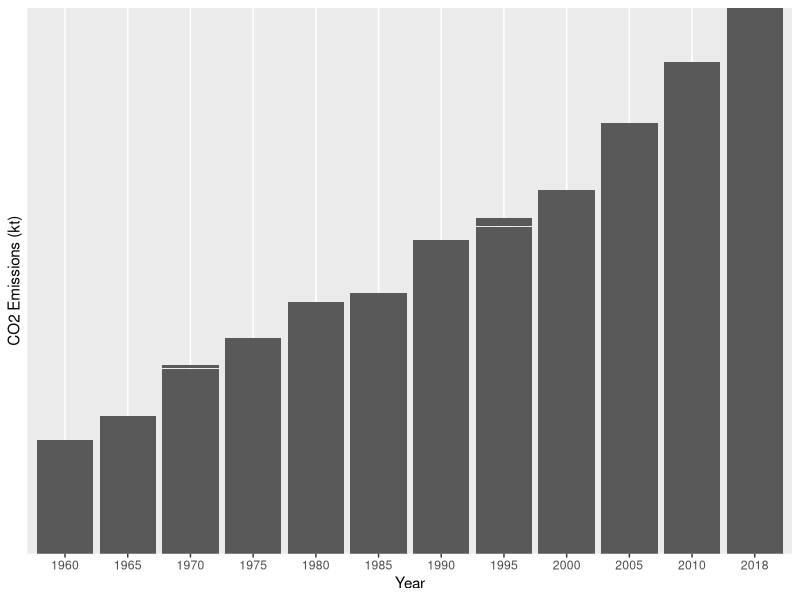
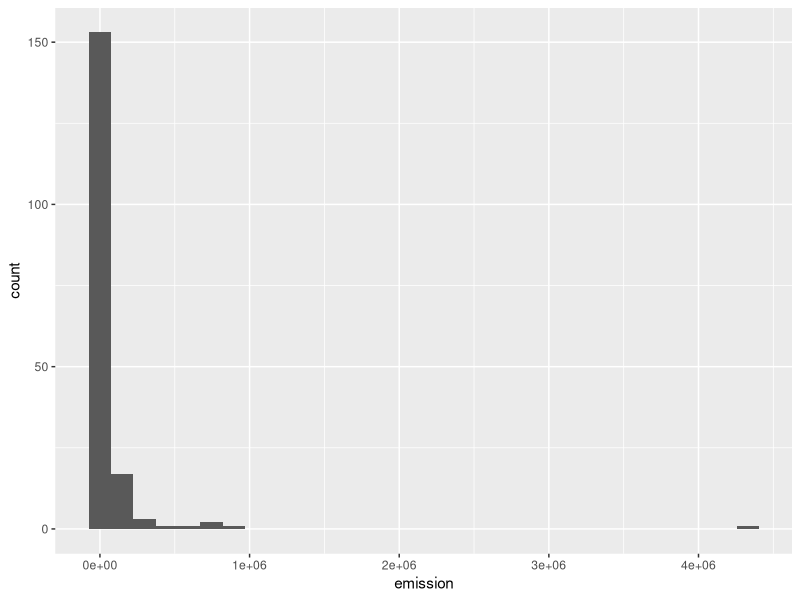
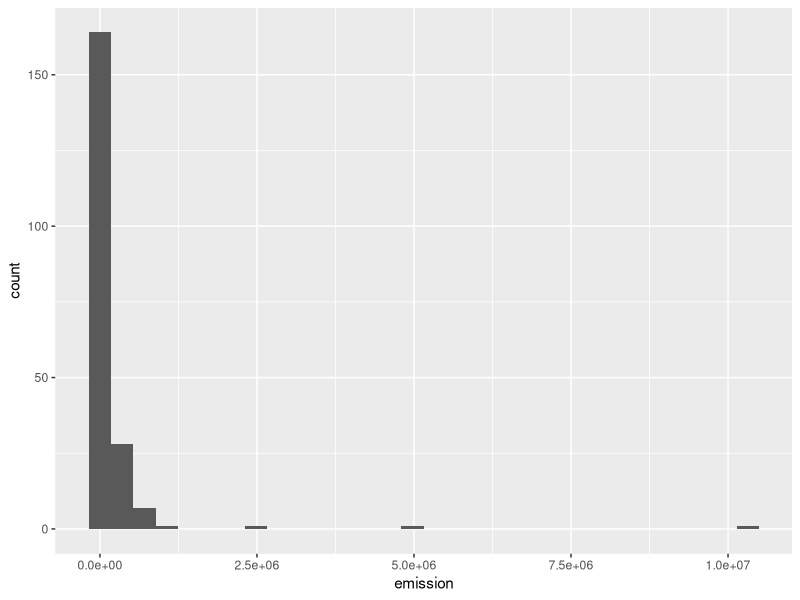

The R source for these figures, in order: (Note: this script raises an error after producing the figures.)
library(dplyr)
library(ggplot2)
library(data.table)
library(tidyr)
emissions <- fread("./co2_emissions.csv", header=T)
renewable <- fread("./renewable_energy.csv" , header = T) # <- % of total energy that comes from renewable sources
renew_kwh <- fread("./total_renewable_kwh.csv" , header = T) # <- Total energy (KwH) that comes from renewable sources
gdp <- fread('./gdp.csv', header = T)
pop <- fread('./population.csv', header=T)


####Prepare and plot Emissions data ---------------------------------------------------------

x = emissions %>%
    pivot_longer(cols = (starts_with('19') | starts_with('20')), names_to = 'year' , values_to = 'emission') %>%
    pivot_longer(cols = country_name, values_to = 'country') 


g = ggplot(data = x, aes(x = year))
g+ geom_bar(aes(y = emission),stat = 'identity') + 
  scale_y_discrete(name = 'CO2 Emissions (kt)')+ 
  scale_x_discrete(name = "Year", limits = c('1960','1965', '1970',
                                             '1975', '1980','1985' ,'1990',
                                             '1995', '2000','2005','2010','2018'))



###Test a specific year of emissions data to make sure it will filter properly with user input---------------------
histogram_1970 = emissions %>%
  pivot_longer(cols = (starts_with('19') | starts_with('20')), names_to = 'year' , values_to = 'emission') %>%
  pivot_longer(cols = country_name, values_to = 'country') %>%
  filter(year == '1970')

histogram_2018 = emissions %>%
  pivot_longer(cols = (starts_with('19') | starts_with('20')), names_to = 'year' , values_to = 'emission') %>%
  pivot_longer(cols = country_name, values_to = 'country') %>%
  filter(year == '2018')

hist = ggplot(data = histogram_1970, aes(emission))
hist+geom_histogram()

hist2 = ggplot(data = histogram_2018, aes(emission))
hist2+geom_histogram()



##### Break up emissions data into quartiles and prepare to graph ----------------------

emissions$quartile = ntile(emissions$"2018", 4)

y = emissions %>%
  pivot_longer(cols = (starts_with('19') | starts_with('20')), names_to = 'year' , values_to = 'emission') %>%
  pivot_longer(cols = country_name, values_to = 'country') %>%


  
  
### prepare population data for EDA --------------------------------
population <- fread("./population.csv", header=T)

pop = population %>%
  pivot_longer(cols = (starts_with('19') | starts_with('20')), names_to = 'year' , values_to = 'population') 
pop[,6] = sapply(pop[,6],as.numeric)

d = ggplot(data = pop, aes(x = year))
d+ geom_bar(aes(y = population),stat = 'identity') + 
  scale_y_discrete(name = 'CO2 Emissions (kt)')+ 
  scale_x_discrete(name = "Year", limits = c('1960','1965', '1970',
                                             '1975', '1980','1985' ,'1990',
                                             '1995', '2000','2005','2010','2018'))


### prepare gdp data for EDA --------------------------------

gdp <- fread("./gdp.csv", header=T)

gdp2 = gdp %>% 
  pivot_longer(cols = (starts_with('19') | starts_with('20')), names_to = 'year' , values_to = 'gdp') 

gdp_bar_chart = ggplot(data = gdp2, aes(x = year))
gdp_bar_chart + geom_bar(aes(y = gdp),stat = 'identity') + 
  scale_y_discrete(name = 'CO2 Emissions (kt)')+ 
  scale_x_discrete(name = "Year", limits = c('1960','1965', '1970',
                                             '1975', '1980','1985' ,'1990',
                                             '1995', '2000','2005','2010','2018'))



#### Create quartile information and graph ------------------- 
e = emissions
View(e)

e$quintile <- ntile(e$"2018" , 5)
View(e)
e = select(e, -1:-4)

quints = e %>% 
  pivot_longer(cols = (starts_with('19') | starts_with('20')), names_to = 'year' , values_to = 'emission') %>%
  arrange("2018")
View(quints)


emis_line = ggplot(data = na.omit(quints), aes(x = year, y = emission, fill = as.factor(quintile)))
emis_line + geom_bar(stat = 'identity', position = 'dodge') +
  scale_y_discrete(name = 'CO2 Emissions (kt)')+
  scale_x_discrete(name = "Year",limits = c('1960','1965', '1970',
                                                      '1975', '1980','1985' ,'1990',
                                                      '1995', '2000','2005','2010','2018')) + coord_flip()


e = emissions
e$quintile <- ntile(e$"2018" , 5)
View(e)

quints = e %>% 
  pivot_longer(cols = (starts_with('19') | starts_with('20')), names_to = 'year' , values_to = 'emission') %>%
  filter(quintile == 5)%>% filter(year == "2012")



emis_line = ggplot(data = na.omit(quints), aes(x = country_name, y = emission))
emis_line + geom_bar(stat = 'identity', position = 'dodge') +
  scale_y_discrete(name = 'CO2 Emissions (kt)')+
  scale_x_discrete(name = "Country") + coord_flip()






# Create percentage of emission by grouped quartile ------------

e = emissions
e$quintile <- ntile(e$"2018" , 5)

e = e %>% 
  pivot_longer(cols = (starts_with('19') | starts_with('20')), names_to = 'year' , values_to = 'emission') 

total_emissions = sum(na.omit(emissions$"2018"))

v = e %>%
  group_by(quintile, year) %>% 
  summarise(percent_of_emission = (sum(emission)/total_emissions)*100) %>% 
  filter(year == "2018") 
                                            

percent_by_quintile= ggplot(data = na.omit(v), aes(x = as.factor(quintile), y = percent_of_emission))
percent_by_quintile + geom_bar(stat = 'identity', position = 'dodge')
  





###Renewable energy -------

ren = renew_kwh %>%
  pivot_longer(cols = (starts_with('19') | starts_with('20')), names_to = 'year' , values_to = 'kwh_renewable') %>%
  pivot_longer(cols = country_name, values_to = 'country') 

renew_bar_chart = ggplot(data = ren, aes(x = year, y =kwh_renewable ))
renew_bar_chart + geom_bar(stat = 'identity') +
  scale_x_discrete(name = "Year", limits = c('1990',
                                             '1995', '2000','2005','2010','2015'))

#### Join emissions and renewable energy dataset to see which segments are using
### the most renewable energy -----------------


e = emissions
e$quintile <- ntile(e$"2015" , 10)
e <- e %>%
  select(country_code, "2015", quintile)
e = e %>% rename(emissions = "2015")
View(e)
renew_for_merge = renew_kwh
rnm = renew_for_merge %>%
  select(country_name, country_code, "2015")
rnm = rnm %>% rename(renewable_energy = "2015" )

renew_and_emission = merge(e, rnm, by = 'country_code')

gg = ggplot(data = na.omit(renew_and_emission), aes(x = as.factor(quintile), y = renewable_energy, fill = as.factor(quintile)))
gg + geom_bar(stat = 'identity')

## Create "Successful country" metrics and charts -------------

m = emissions
m$quintile <- ntile(m$"2015" , 10)

largest_changes_good = m %>%
    mutate(change_in_co2 = m$"2015" - m$"2005") %>% 
  select(country_name, change_in_co2, quintile) %>% 
  filter(change_in_co2 < 0 ) %>%
  arrange(change_in_co2)

largest_change_bad = m %>%
  mutate(change_in_co2 = m$"2015" - m$"2005") %>% 
  select(country_name, change_in_co2, quintile) %>% 
  filter(change_in_co2>0 ) %>%
  arrange(desc(change_in_co2))

all_changes = m %>%
  mutate(change_in_co2 = m$"2015" - m$"2005") %>% 
  select(country_name, change_in_co2, quintile)

all_changes = all_changes %>%
  group_by(quintile) %>%
  summarise(change_in_co2 = sum(change_in_co2))

## Change in CO2 emissions by quintile 


change = ggplot(data = na.omit(all_changes), aes(x = as.factor(quintile), y = change_in_co2, fill = as.factor(quintile)))
change + geom_bar(stat = 'identity', na.rm = T)



#### Attempt at cluster analysis ------------


#Prepare emissions data for join
emissions_cluster = emissions %>%
    select(country_name, "2018","1998") %>% 
    mutate(change_in_co2 = emissions$"2018"- emissions$"1998") %>%
    select(country_name, "2018", change_in_co2 ) %>%
    rename(recent_co2 = "2018")

# Prepare GDP data for join
gdp_cluster = gdp %>%
  select(country_name, "2018","1998") %>% 
  mutate(change_in_gdp = gdp$"2018"- gdp$"1998") %>%
  select(country_name, "2018", change_in_gdp )%>%
  rename(recent_gdp = "2018")

# Prepare population data for join
pop_cluster = pop %>%
  select(country_name, "2018","1998") %>% 
  mutate(change_in_pop = pop$"2018"- pop$"1998") %>%
  select(country_name, "2018", change_in_pop)%>%
  rename(recent_pop = "2018")

### merge all data into one table

first_merge = merge(emissions_cluster, gdp_cluster, by = 'country_name')
final_cluster = merge(first_merge, pop_cluster, by = 'country_name')


final_cluster$recent_pop = as.numeric(final_cluster$recent_pop)
final_cluster$change_in_pop = as.numeric(final_cluster$change_in_pop)

## Clean for clustering
for_cluster = final_cluster
for_cluster = na.omit(for_cluster) ## Remove NAs
for_cluster <- data.frame(for_cluster, scale(for_cluster[,2:7])) # standardize variables
for_cluster = for_cluster %>%
  select(1, 8:13)


fit <- kmeans(for_cluster, 5) # 5 cluster solution
aggregate(for_cluster, by = list(fit$cluster), FUN= mean)

for_cluster <- data.frame(for_cluster, fit$cluster)
for_cluster = for_cluster %>%
  select(country_name, fit.cluster)

data_and_cluster = merge(final_cluster, for_cluster, by = 'country_name')

example_countries = data_and_cluster %>%
  filter(fit.cluster ==5) #%>%
  filter(change_in_co2 < 0)

graph = ggplot(data = example_countries, aes(x = country_name, y = change_in_co2))
graph + geom_bar(stat = 'identity')





###------------------------------------



#### Cluster Analysis ----------------------
#Prepare emissions data for join
emissions_cluster = emissions %>%
  select(country_name, "2018","1998") %>% 
  mutate(change_in_co2 = emissions$"2018"- emissions$"1998") %>%
  select(country_name, "2018", change_in_co2 ) %>%
  rename(recent_co2 = "2018")

# Prepare GDP data for join
gdp_cluster = gdp %>%
  select(country_name, "2018","1998") %>% 
  mutate(change_in_gdp = gdp$"2018"- gdp$"1998") %>%
  select(country_name, "2018", change_in_gdp )%>%
  rename(recent_gdp = "2018")

# Prepare population data for join
pop_cluster = pop %>%
  select(country_name, "2018","1998") %>% 
  mutate(change_in_pop = pop$"2018"- pop$"1998") %>%
  select(country_name, "2018", change_in_pop)%>%
  rename(recent_pop = "2018")

### merge all data into one table

first_merge = merge(emissions_cluster, gdp_cluster, by = 'country_name')
final_cluster = merge(first_merge, pop_cluster, by = 'country_name')


final_cluster$recent_pop = as.numeric(final_cluster$recent_pop)
final_cluster$change_in_pop = as.numeric(final_cluster$change_in_pop)

## Clean for clustering
for_cluster = final_cluster
for_cluster = na.omit(for_cluster) ## Remove NAs
for_cluster <- data.frame(for_cluster, scale(for_cluster[,2:7])) # standardize variables
for_cluster = for_cluster %>%
  select(1, 8:13)


fit <- kmeans(for_cluster, 5) # 5 cluster solution
aggregate(for_cluster, by = list(fit$cluster), FUN= mean)

for_cluster <- data.frame(for_cluster, fit$cluster)
for_cluster = for_cluster %>%
  select(country_name, fit.cluster)

data_and_cluster = merge(final_cluster, for_cluster, by = 'country_name')

example_countries = data_and_cluster %>%
  filter(fit.cluster == 2) %>%
  filter(change_in_co2 < 0)

graph = ggplot(data = example_countries, aes(x = country_name, y = change_in_co2))
graph + geom_bar(stat = 'identity')

























emissions_cluster = emissions %>%
  select(country_name, "2018","1998") %>% 
  mutate(change_in_co2 = emissions$"2018"- emissions$"1998") %>%
  select(country_name, "2018", change_in_co2 ) %>%
  rename(recent_co2 = "2018")

# Prepare GDP data for join
gdp_cluster = gdp %>%
  select(country_name, "2018","1998") %>% 
  mutate(change_in_gdp = gdp$"2018"- gdp$"1998") %>%
  select(country_name, "2018", change_in_gdp )%>%
  rename(recent_gdp = "2018")

# Prepare population data for join
pop_cluster = pop %>%
  select(country_name, "2018","1998") %>% 
  mutate(change_in_pop = pop$"2018"- pop$"1998") %>%
  select(country_name, "2018", change_in_pop)%>%
  rename(recent_pop = "2018")

### merge all data into one table

first_merge = merge(emissions_cluster, gdp_cluster, by = 'country_name')
final_cluster = merge(first_merge, pop_cluster, by = 'country_name')


final_cluster$recent_pop = as.numeric(final_cluster$recent_pop)
final_cluster$change_in_pop = as.numeric(final_cluster$change_in_pop)

## Clean for clustering
for_cluster = final_cluster
#for_cluster <- for_cluster[!is.infinite(rowSums(for_cluster)),]\
for_cluster = na.omit(for_cluster) ## Remove NAs
for_cluster[,2:7] <- for_cluster[,2:7][is.finite(rowSums(for_cluster[,2:7])),]



for_cluster <- data.frame(for_cluster, scale(for_cluster[,2:7])) # standardize variables
for_cluster = for_cluster %>%
  select(1, 8:13)


fit <- kmeans(for_cluster[,2:7], 5) # 5 cluster solution
for_cluster <- data.frame(for_cluster, fit$cluster)

for_cluster = for_cluster %>%
  select(country_name, fit.cluster)

data_and_cluster = merge(final_cluster, for_cluster, by = 'country_name')


example_countries = data_and_cluster %>%
  filter(fit.cluster == 2) %>%
  filter(change_in_co2 < 0)

graph = ggplot(data = example_countries, aes(x = country_name, y = change_in_co2))
graph + geom_bar(stat = 'identity')


